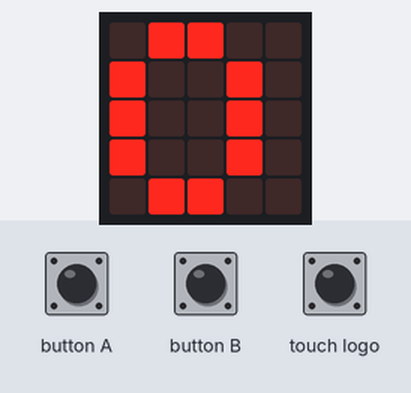
This program was run on a simulated BBC micro:bit (MakeCode). On the bench: the board's 5×5 LED display. Inputs (shaded band) come from the test bench. No radio messages arrive unless stated (any console line starting 'radio sent:' is added by the test bench); what the program prints to the serial console is not drawn.

Above: at 1.2 s.
1.3 s: touch logo pressed for 3.2 s
At 2.1 s:
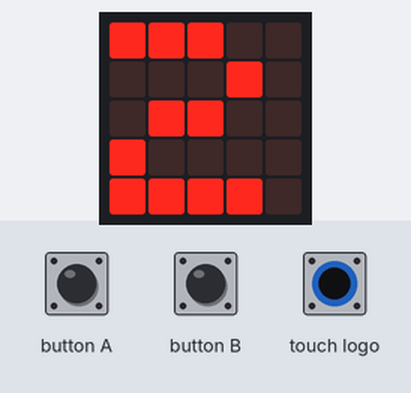
6.0 s: button A pressed for 1 s
Timing chart, 0 to 9.0 s (numbered marks = the images above; inputs shaded):
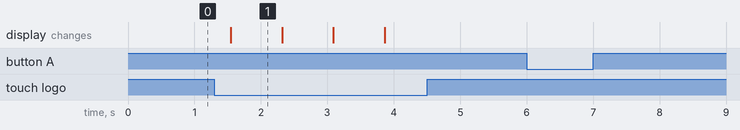

Measured:
- after the input at 1.3 s, the display: changes after 0.25 s (image 1)
- after the input at 6.0 s, every drawn part: stays the same
- what the display in image 1 shows lasts 0.8 s, from 1.5 s to 2.3 s

The program:

main.ts
```typescript
radio.setGroup(1)
let M = 0
basic.forever(function () {
    basic.showNumber(M)
    if (input.buttonIsPressed(Button.A)) {
        radio.sendNumber(M + 3)
    } else if (input.buttonIsPressed(Button.B)) {
        radio.sendNumber(M + 4)
    } else if (input.logoIsPressed()) {
        if (M == 0) {
            M = 2
        } else {
            M = 0
        }
    }
})
```

test.ts
```typescript
// les tests vont ici ; cela ne sera pas compilé si ce paquet est utilisé en tant qu'extension.
```
